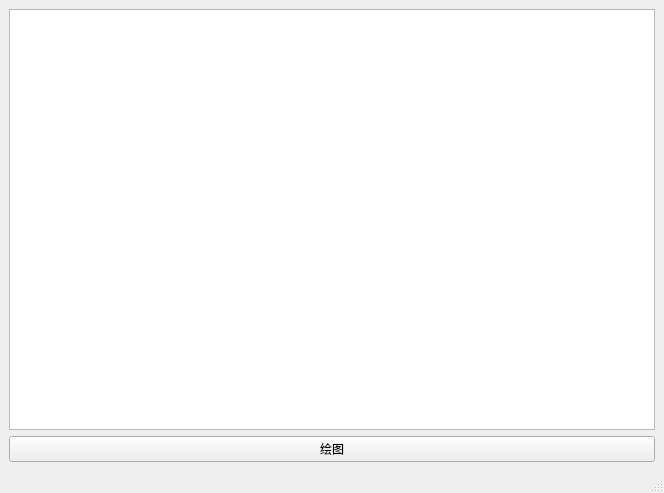
<?xml version="1.0" encoding="UTF-8"?>
<ui version="4.0">
 <class>MainWindow</class>
 <widget class="QMainWindow" name="MainWindow">
  <property name="geometry">
   <rect>
    <x>0</x>
    <y>0</y>
    <width>664</width>
    <height>493</height>
   </rect>
  </property>
  <property name="windowTitle">
   <string>MainWindow</string>
  </property>
  <widget class="QWidget" name="centralwidget">
   <layout class="QGridLayout" name="gridLayout">
    <item row="0" column="0">
     <widget class="PlotWidget" name="graphicsView">
      <property name="sizePolicy">
       <sizepolicy hsizetype="Expanding" vsizetype="Expanding">
        <horstretch>0</horstretch>
        <verstretch>0</verstretch>
       </sizepolicy>
      </property>
      <property name="sizeAdjustPolicy">
       <enum>QAbstractScrollArea::AdjustToContents</enum>
      </property>
      <property name="viewportUpdateMode">
       <enum>QGraphicsView::MinimalViewportUpdate</enum>
      </property>
     </widget>
    </item>
    <item row="1" column="0">
     <widget class="QPushButton" name="pushButton">
      <property name="text">
       <string>绘图</string>
      </property>
     </widget>
    </item>
   </layout>
  </widget>
  <widget class="QMenuBar" name="menubar">
   <property name="geometry">
    <rect>
     <x>0</x>
     <y>0</y>
     <width>664</width>
     <height>23</height>
    </rect>
   </property>
  </widget>
  <widget class="QStatusBar" name="statusbar"/>
 </widget>
 <customwidgets>
  <customwidget>
   <class>PlotWidget</class>
   <extends>QGraphicsView</extends>
   <header>pyqtgraph</header>
  </customwidget>
 </customwidgets>
 <resources/>
 <connections/>
</ui>
